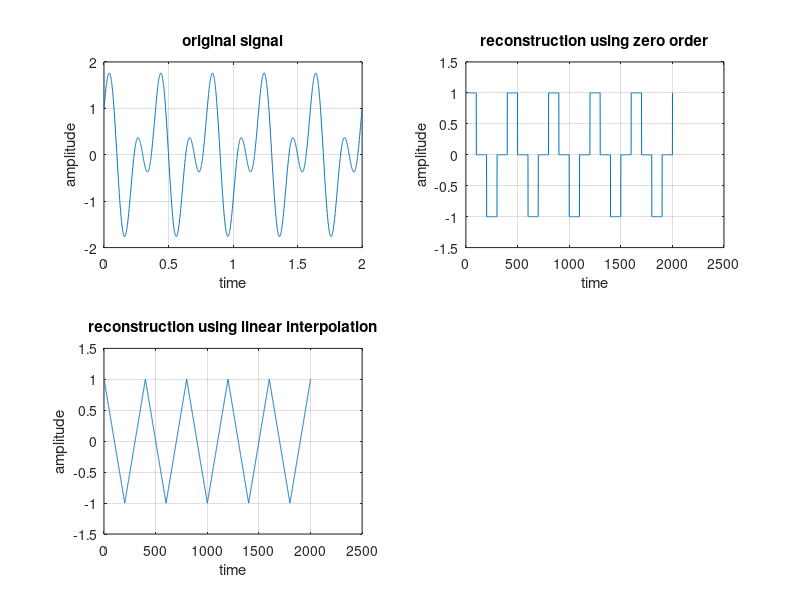

Recreate this plot in MATLAB. (Note: this script raises an error after producing the figure.)
t_fine=0:0.001:2;
xt=cos(5*pi*t_fine)+sin(10*pi*t_fine);
Ts=0.1;
t_samples=0:Ts:2;
xn=cos(5*pi*t_samples)+sin(10*pi*t_samples);
n_samples=0:length(xn)-1;
figure;
subplot(2,2,1);
plot(t_fine,xt);
grid on;
xlabel('time');
ylabel('amplitude');
title('original signal');

%a)zero order
x1 = interp1(t_samples,xn,t_fine,'previous');
subplot(2,2,2);
plot(x1);
grid on;
xlabel('time');
ylabel('amplitude');
title('reconstruction using zero order');

%b)linear interpolation
x2=interp1(t_samples,xn,t_fine,'linear');
subplot(2,2,3);
plot(x2);
grid on;
xlabel('time');
ylabel('amplitude');
title('reconstruction using linear interpolation');

%c)sinc
xr=sinc_recon(t_samples/Ts,xn,Ts,t_fine);
subplot(2,2,4);
plot(xr);
hold on;
grid on;
xlabel('time');
ylabel('amplitude');
title('reconstruction using sinc recon');

range_start = 0.25;
range_end = 1.75;

indices = find(t_fine >= range_start & t_fine <= range_end);

abs_error_x1 = abs(xt(indices) - x1(indices));
abs_error_x2 = abs(xt(indices) - x2(indices));
abs_error_xr = abs(xt(indices) - xr(indices));

% maximum and mean absolute errors for each signal
max_abs_error_x = max(abs_error_x1);
max_abs_error_x2 = max(abs_error_x2);
max_abs_error_xr = max(abs_error_xr);

mean_abs_error_x = mean(abs_error_x1);
mean_abs_error_x2 = mean(abs_error_x2);
mean_abs_error_xr = mean(abs_error_xr);

% result display
fprintf('Maximum Absolute Error for x1: %.4f\n', max_abs_error_x);
fprintf('Mean Absolute Error for x1: %.4f\n', mean_abs_error_x);

fprintf('Maximum Absolute Error for x2: %.4f\n', max_abs_error_x2);
fprintf('Mean Absolute Error for x2: %.4f\n', mean_abs_error_x2);

fprintf('Maximum Absolute Error for xr: %.4f\n', max_abs_error_xr);
fprintf('Mean Absolute Error for xr: %.4f\n', mean_abs_error_xr);
